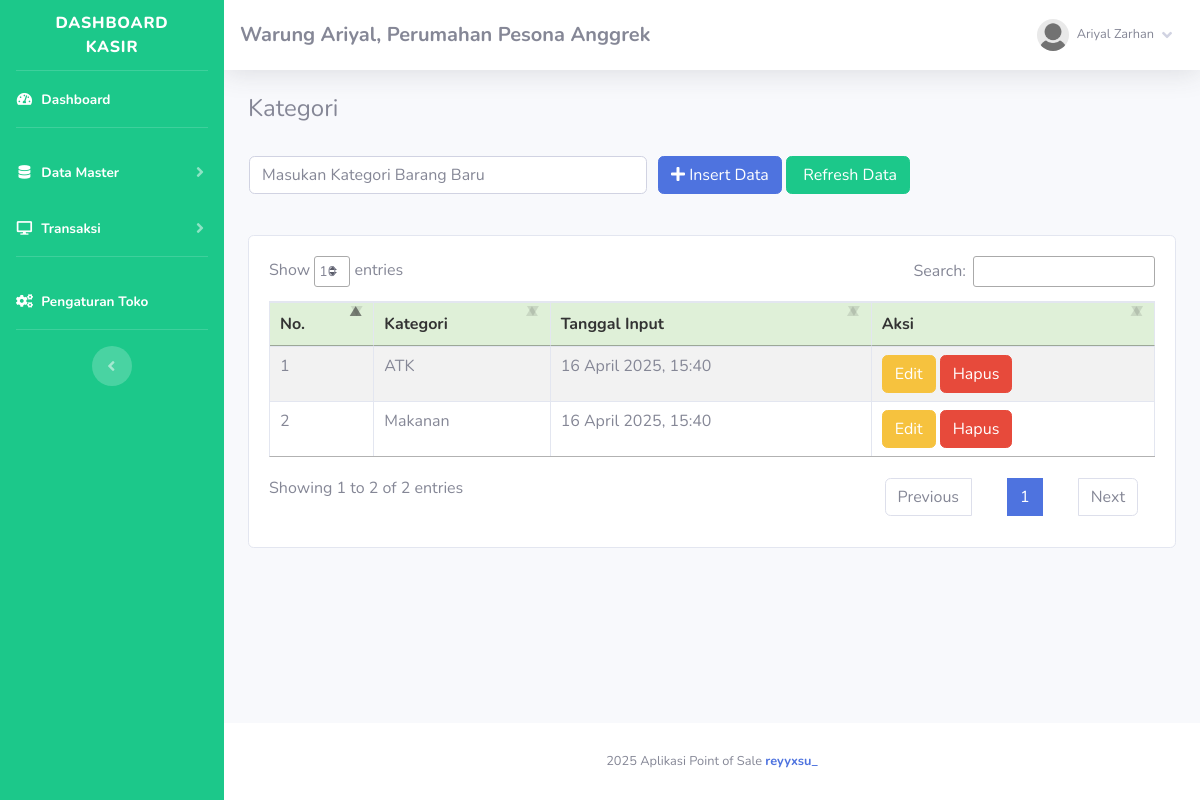
Screenshot of /index.php?page=kategori (signed in) with the database file from the repository.
### tables this page shows
CREATE TABLE `toko` (
  `id_toko` int(11) NOT NULL,
  `nama_toko` varchar(255) NOT NULL,
  `alamat_toko` text NOT NULL,
  `tlp` varchar(255) NOT NULL,
  `nama_pemilik` varchar(255) NOT NULL
);

CREATE TABLE `member` (
  `id_member` int(11) NOT NULL,
  `nm_member` varchar(255) NOT NULL,
  `alamat_member` text NOT NULL,
  `telepon` varchar(255) NOT NULL,
  `email` varchar(255) NOT NULL,
  `gambar` text NOT NULL,
  `NIK` text NOT NULL
);

CREATE TABLE `kategori` (
  `id_kategori` int(11) NOT NULL,
  `nama_kategori` varchar(255) NOT NULL,
  `tgl_input` varchar(255) NOT NULL
);

### admin/module/kategori/index.php (the view, shortened to what this page needs)
<h4>Kategori</h4>
<br />
<?php
	if(!empty($_GET['uid'])){
	$sql = "SELECT * FROM kategori WHERE id_kategori = ?";
	$row = $config->prepare($sql);
	$row->execute(array($_GET['uid']));
	$edit = $row->fetch();
?>
<form method="POST" action="fungsi/edit/edit.php?kategori=edit">
    <table>
        <tr>
            <td style="width:25pc;"><input type="text" class="form-control" value="<?= $edit['nama_kategori'];?>"
                    required name="kategori" placeholder="Masukan Kategori Barang Baru">
                <input type="hidden" name="id" value="<?= $edit['id_kategori'];?>">
            </td>
            <td style="padding-left:10px;"><button id="tombol-simpan" class="btn btn-primary"><i class="fa fa-edit"></i>
                    Ubah Data</button> <a href="index.php?page=kategori" class="btn btn-success btn-md">
            <i class="fa fa-refresh"></i> Refresh Data</a>
        <div class="clearfix"></div></td>
        </tr>
    </table>
</form>
<?php }else{?>
<form method="POST" action="fungsi/tambah/tambah.php?kategori=tambah">
    <table>
        <tr>
            <td style="width:25pc;"><input type="text" class="form-control" required name="kategori"
                    placeholder="Masukan Kategori Barang Baru"></td>
            <td style="padding-left:10px;"><button id="tombol-simpan" class="btn btn-primary"><i class="fa fa-plus"></i>
                    Insert Data</button> <a href="index.php?page=kategori" class="btn btn-success btn-md">
            <i class="fa fa-refresh"></i> Refresh Data</a>
        <div class="clearfix"></div></td>
        </tr>
    </table>
</form>
<?php }?>
<br />
<div class="card card-body">
    <div class="table-responsive">
        <table class="table table-bordered table-striped table-sm" id="example1">
            <thead>
                <tr style="background:#DFF0D8;color:#333;">
                    <th>No.</th>
                    <th>Kategori</th>
                    <th>Tanggal Input</th>
                    <th>Aksi</th>
                </tr>
            </thead>
            <tbody>
                <?php
				$hasil = $lihat -> kategori();
				$no=1;
				foreach($hasil as $isi){
			?>
                <tr>
                    <td><?php echo $no;?></td>
                    <td><?php echo $isi['nama_kategori'];?></td>
                    <td><?php echo $isi['tgl_input'];?></td>
                    <td>
                        <a href="index.php?page=kategori&uid=<?php echo $isi['id_kategori'];?>"><button
                                class="btn btn-warning">Edit</button></a>
                        <a href="fungsi/hapus/hapus.php?kategori=hapus&id=<?php echo $isi['id_kategori'];?>"
                            onclick="javascript:return confirm('Hapus Data Kategori ?');"><button
                                class="btn btn-danger">Hapus</button></a>
                    </td>
                </tr>
                <?php $no++; }?>
            </tbody>
        </table>
    </div>
</div>

### admin/template/sidebar.php (shortened to what this page needs)
<?php
    $id = $_SESSION['admin']['id_member'];
    $hasil_profil = $lihat -> member_edit($id);
?>
<ul class="navbar-nav bg-success sidebar sidebar-dark accordion" id="accordionSidebar">
    <a class="sidebar-brand d-flex align-items-center justify-content-center" href="index.php">
        <div class="sidebar-brand-text mx-3">DASHBOARD KASIR<sup></sup></div>
    </a>
    <hr class="sidebar-divider my-0">
    <li class="nav-item active">
        <a class="nav-link" href="index.php">
            <i class="fas fa-fw fa-tachometer-alt"></i>
            <span>Dashboard</span></a>
    </li>
    <hr class="sidebar-divider">
    <li class="nav-item active">
        <a class="nav-link collapsed" href="#" data-toggle="collapse" data-target="#collapseTwo" aria-expanded="true"
            aria-controls="collapseTwo">
            <i class="fas fa-fw fa-database"></i>
            <span>Data Master</span>
        </a>
    </li>
    <li class="nav-item active">
        <a class="nav-link collapsed" href="#" data-toggle="collapse" data-target="#collapse3" aria-expanded="true"
            aria-controls="collapse3">
            <i class="fas fa-fw fa-desktop"></i>
            <span>Transaksi</span>
        </a>
    </li>
    <hr class="sidebar-divider">
    <li class="nav-item active">
        <a class="nav-link" href="index.php?page=pengaturan">
            <i class="fas fa-fw fa-cogs"></i>
            <span>Pengaturan Toko</span></a>
    </li>
    <hr class="sidebar-divider d-none d-md-block">
    <div class="text-center d-none d-md-inline">
        <button class="rounded-circle border-0" id="sidebarToggle"></button>
    </div>
</ul>
<div id="content-wrapper" class="d-flex flex-column">
    <div id="content">
        <nav class="navbar navbar-expand navbar-light bg-white topbar mb-4 static-top shadow">
            <h5 class="d-lg-block d-none mt-2"><b><?php echo $toko['nama_toko'];?>, <?php echo $toko['alamat_toko'];?></b></h5>
            <ul class="navbar-nav ml-auto">
                <li class="nav-item dropdown no-arrow">
                    <a class="nav-link dropdown-toggle" href="#" id="userDropdown" role="button" data-toggle="dropdown"
                        aria-haspopup="true" aria-expanded="false">
                        <img class="img-profile rounded-circle"
                            src="assets/img/user/<?php echo $hasil_profil['gambar'];?>">
                        <span
                            class="mr-2 d-none d-lg-inline text-gray-600 small ml-2"><?php echo $hasil_profil['nm_member'];?></span>
                        <i class="fas fa-angle-down"></i>
                    </a>
                </li>
            </ul>
        </nav>
        <div class="container-fluid">

### rows the page displays
toko: nama_toko "Warung Ariyal", alamat_toko "Perumahan Pesona Anggrek"
kategori: nama_kategori "ATK", tgl_input "16 April 2025, 15:40"
kategori: nama_kategori "Makanan", tgl_input "16 April 2025, 15:40"

### other values shown
$hasil_profil['nm_member'] "Ariyal Zarhan"
